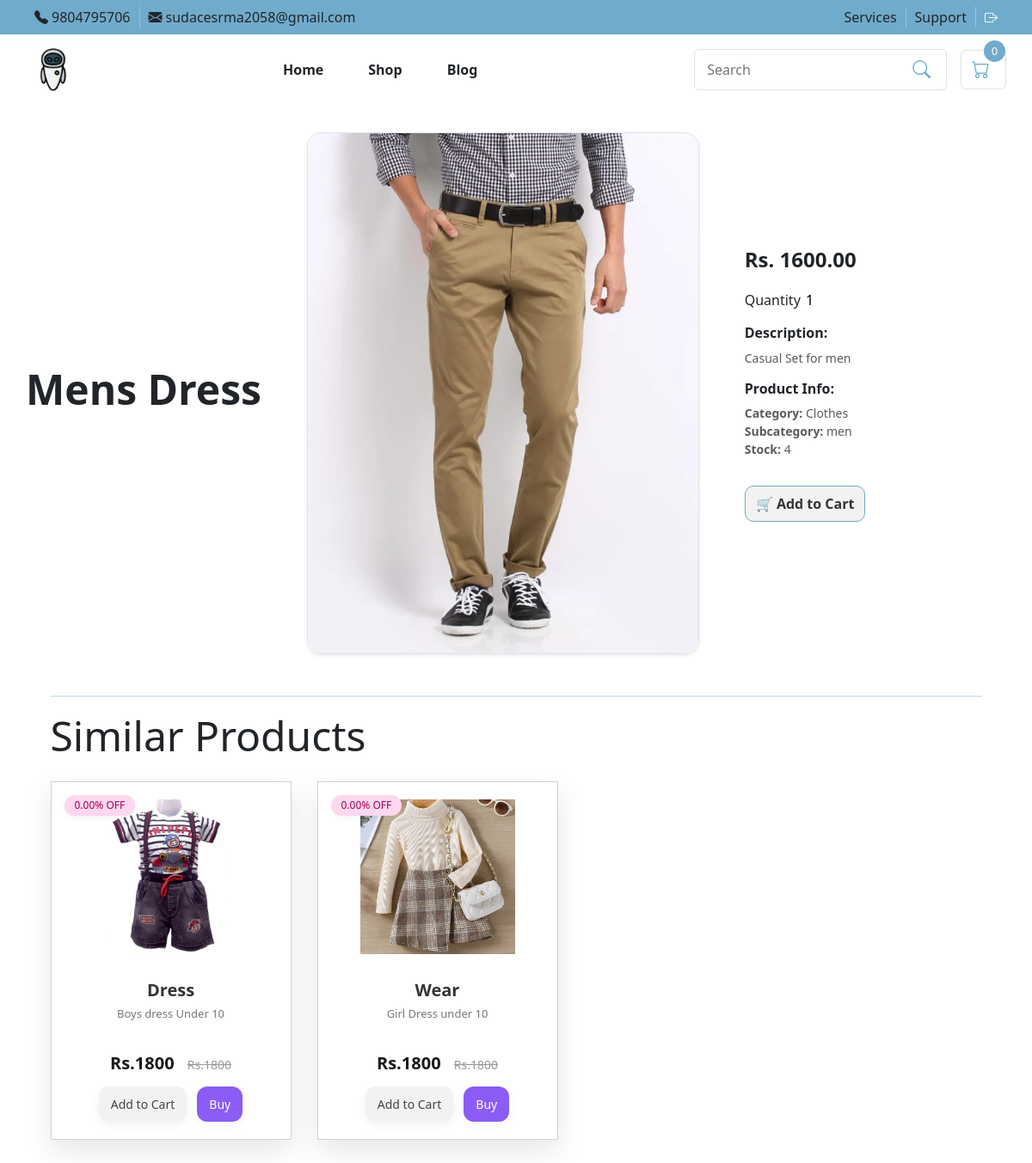
The page /product-detail/4/ on the database its author committed.
### techspot_app/models.py (models this page shows, shortened)
class OtherDetailModel(models.Model):
    sm_link = models.CharField(max_length=200, default="", blank=True)
    email = models.CharField(max_length=200, default="", blank=True)
    phone_number = models.CharField(max_length=200, default="", blank=True)
    address = models.CharField(max_length=200, default="", blank=True)

class HeaderModel(models.Model):
    header_image_left = models.ImageField(upload_to="header/", null=True, blank=True)
    header_image_right = models.ImageField(upload_to="header/", null=True, blank=True)

class ProductModel(models.Model):
    product_category = models.ForeignKey(
        CategoryModel,
        related_name="productcategory",
        on_delete=models.CASCADE,
    )
    product_name = models.CharField(max_length=200, default="")
    product_description = HTMLField()
    product_price = models.DecimalField(max_digits=10, decimal_places=2, default=0)
    product_image = models.ImageField(
        upload_to="productImage/", default="", null=True, blank=True
    )
    pro_sub_category = models.ForeignKey(
        Sub_CategoryModel,
        related_name="productSubCategory",
        on_delete=models.CASCADE,
        null=True,
        blank=True,
    )
    product_stock = models.IntegerField(default=0)
    product_discount = models.DecimalField(max_digits=5, decimal_places=2, default=0)
    created_at = models.DateField(auto_now_add=True)
    updated_on = models.DateField(auto_now=True)
    def get_discount_amount(self):
        return self.product_price - (self.product_price * self.product_discount) / 100

class CategoryModel(models.Model):
    category_icon = models.CharField(max_length=200, default="", blank=True)
    category_name = models.CharField(max_length=200, default="", unique=True)
    category_image = models.ImageField(
        upload_to="category_image/", default="", null=True, blank=True
    )

class Sub_CategoryModel(models.Model):
    sub_category_icon = models.CharField(max_length=200, default="", blank=True)
    sub_category_name = models.CharField(max_length=200, default="", unique=True)
    category = models.ForeignKey(
        CategoryModel, related_name="subcategories", on_delete=models.CASCADE
    )

### techspot_app/views.py (the view)
# urls.py: path("product-detail/<int:id>/",product_itemView_detail, name="product_itemView_detail"),
def product_itemView_detail(request, id):
    product = get_object_or_404(ProductModel, id=id)
    similarproduct = ProductModel.objects.filter(
        product_category=product.product_category
    ).exclude(id=id)
    cart = CartModel.objects.filter(
        user=request.session.get("user_id"), is_paid=False
    ).first()
    product_in_cart = False
    if cart:
        product_in_cart = CartItemModel.objects.filter(
            cart=cart, product=product
        ).exists()
    return render(
        request,
        "content/product_detail.html",
        {
            "product_detailV": product,
            "product_in_cart": product_in_cart,
            "similarproduct": similarproduct,
            "header": HeaderModel.objects.last(),
            "cart_itm": CartItemModel.objects.all(),
        },
    )

### handler/getcartshandler.py (called while the page is built, shortened)
def get_cart_context(request):
    user_id = request.session.get("user_id")
    cart_items, total_items_count, grand_total = [], 0, 0.0
    user = None
    return user, cart_items, total_items_count, grand_total

### techspot_app/context_processors.py (called while the page is built)
def get_common_context(request, products=None, extra_context=None):
    user, cart_items, total_items_count, grand_total = get_cart_context(request)
    context = {
        "categories": CategoryModel.objects.prefetch_related("subcategories").all(),
        "sub_categories": Sub_CategoryModel.objects.all(),
        "images": image_SliderModel.objects.all(),
        "cart_item": cart_items,
        "total_items_count": total_items_count,
        "grand_total": grand_total,
        "header": HeaderModel.objects.last(),
        "otherdetails": OtherDetailModel.objects.last(),
        "advertisement": AdvertisementModel.objects.all(),
        "allcategory": CategoryModel.objects.all(),
    }
    if products:
        context["products"] = products
    if extra_context:
        context.update(extra_context)
    return context

### techspot_app/templates/content/product_detail.html (shortened to what this page needs)
{% extends "base.html" %}
{% load static %}
{% block product_detail %}
<link rel="stylesheet" href="{% static 'CSS/productdetail.css' %}">
<div class="container py-5">
    <div class="productcontain">
        <div class="leftcolumn">
            <h1 class="prd_det_name">{{ product_detailV.product_name }}</h1>
        </div>
        <div class="prodImg">
            {% if product_detailV.product_image %}
                <img src="{{ product_detailV.product_image.url }}"
                     alt="{{ product_detailV.product_name }}"
                     class="img-fluid rounded-4 shadow-sm border" />
            {% else %}
                <img src="{% static 'images/default_image.png' %}"
                     alt="Default Product Image"
                     class="img-fluid rounded-4 shadow-sm border" />
            {% endif %}
        </div>
        <div class="rightcolumn">
            <div class="mb-3">
                {% if product_detailV.product_discount > 0 %}
                    <p class="text-muted mb-1">
                        <del>Rs. {{ product_detailV.product_price }}</del>
                    </p>
                    <p class="fs-4 text-success fw-semibold">
                        Rs. {{ product_detailV.get_discount_amount|floatformat:2 }}
                    </p>
                    <span class="badge bg-warning text-dark">
                        {{ product_detailV.product_discount|floatformat:0 }}% OFF 🎉
                    </span>
                {% else %}
                    <p class="fs-4 fw-semibold text-dark">
                        Rs. {{ product_detailV.product_price }}
                    </p>
                {% endif %}
            </div>
            <form method="POST" action="{% if product_in_cart %} {% url 'update_cart_quantity' product_detailV.id %} {% else %} {% url 'add_to_cart' product_detailV.id %} {% endif %}" class="mb-4">
                <label for="cart_quantity" class="form-label">Quantity</label>
                <input type="number" name="quantity" id="cart_quantity" class="mb-3" value="{{ cart_itm.quantity|default:1 }}" min="1" required />
                <div class="mb-3">
                    <h6 class="fw-bold">Description:</h6>
                    <div class="text-muted small">
                        {{ product_detailV.product_description|safe|truncatechars:100 }}
                    </div>
                </div>
                <div class="mb-3">
                    <h6 class="fw-bold mb-2">Product Info:</h6>
                    <ul class="list-unstyled text-muted small">
                        <li><strong>Category:</strong> {{ product_detailV.product_category.category_name }}</li>
                        {% if product_detailV.pro_sub_category %}
                            <li><strong>Subcategory:</strong> {{ product_detailV.pro_sub_category.sub_category_name }}</li>
                        {% endif %}
                        <li><strong>Stock:</strong> {{ product_detailV.product_stock }}</li>
                    </ul>
                </div>
                <button type="submit" class="buttonUI mt-3">🛒 Add to Cart</button>
            </form>
        </div>
    </div>
    <div class="mt-5">
        {% include "content/similarproduct.html" %}
    </div>
</div>
{% endblock %}

### techspot_app/templates/header/header_top.html (shortened to what this page needs)
{% load static %}
<link rel="stylesheet" href="{% static 'CSS/headertop.css' %}">
<div class="header_top py-2">
    <div class="container">
        <div class="d-flex justify-content-between align-items-center flex-wrap">
            <div class="d-flex align-items-center contact-info">
                <div class="info-item">
                    <i class="bi bi-telephone-fill me-1"></i>{{ otherdetails.phone_number }}
                </div>
                <div class="info-item">
                    <i class="bi bi-envelope-fill me-1"></i>{{ otherdetails.email }}
                </div>
            </div>
            <div class="d-flex align-items-center user-actions">
                <div class="action-item">Services</div>
                <div class="action-item">Support</div>
                <div class="action-item">
                    <span onclick="location.href=`{% url 'userlogout' %}`" class="logoutlink pointcursor">
                        <i class="bi bi-box-arrow-right logouticon"></i>
                    </span>
                </div>
            </div>
        </div>
    </div>
</div>

### techspot_app/templates/content/mainlogo.html
{% load static %}
<link rel="stylesheet" href="{% static 'CSS/mainlogo.css' %}">
<div onclick="location.href=`{% url 'mainpage' %}`" class="pointcursor">
    {% if header.header_image_left and header.header_image_left.url %}
    <img src="{{ header.header_image_left.url }}" alt="Header Image Left" class="logo-img" loading="lazy">
    {% else %}
    <img src="{% static 'images/default_image.png' %}" alt="Default Header Image Left" class="logo-img"
        loading="lazy">
    {% endif %}
</div>

### techspot_app/templates/content/similarproduct.html
{% load static %}
{% block similarproduct%}
<link rel="stylesheet" href="{% static 'CSS/similarproduct.css' %}">
<div class="container similar-products my-4">
    <hr>
    <p class="display-5">Similar Products</p>
    <div class="row">
        <div class="col-lg-12">
            <div class="card-container my-2">
                {% for prodct in similarproduct %}
                <article class="product-card" onclick="location.href=`{% url 'product_itemView_detail' prodct.id %}`">
                    <span class="badge">{{ prodct.product_discount }}% OFF</span>
                    {% if prodct.product_image %}
                    <img src="{{ prodct.product_image.url }}" alt="{{ prodct.product_name }}" class="product-img">
                    {% else %}
                    <img src="{% static 'images/default_image.png' %}" alt="Default image" class="product-img">
                    {% endif %}
                    <div class="card-content">
                        <h3 class="product-title">{{ prodct.product_name }}</h3>
                        <p class="product-description">{{ prodct.product_description }}</p>
                        <p class="price">
                            Rs.{{ prodct.get_discount_amount|floatformat:0 }}
                            <span class="old-price">Rs.{{ prodct.product_price|floatformat:0 }}</span>
                        </p>
                        <div class="button-group">
                            <span onclick="location.href=`{% url 'add_to_cart' prodct.id %}`" class="btn add-cart pointcursor" title="Add to Cart">
                                Add to Cart
                            </span>
                            <button class="btn buy" title="Buy Now">Buy</button>
                        </div>
                    </div>
                </article>
                {% endfor %}
            </div>
        </div>
    </div>
</div>
{% endblock %}

### static/CSS/mainstyle.css (style rules this page uses)
:root { --main-color: #70abcb; --secondary-color: #f1f1f1; --text-color: #333; }
.container { max-width: 95%; padding: 0; }
hr { border: 1px solid var(--main-color); }
.buttonUI { text-align: center; padding: 8px 12px; text-decoration: none; border-radius: 10px; background-color: #f2f2f2; color: var(--text-color); font-weight: 700; border: 1px solid var(--main-color); }
.pointcursor { cursor: pointer; }

### static/CSS/headertop.css (style rules this page uses)
.header_top { background-color: var(--main-color); }
.contact-info .info-item, .user-actions .action-item { padding: 0 10px; border-left: 1px solid rgba(255, 255, 255, 0.3); }
.contact-info .info-item:first-child, .user-actions .action-item:first-child { border-left: none; }
.logoutlink { color: #fff; text-decoration: none; }
.logouticon { font-size: 15px; color: #fff; }

### static/CSS/headernav.css (style rules this page uses)
.logo-img { height: 50px; cursor: pointer; }

### static/CSS/productdetail.css (style rules this page uses)
.productcontain { display: flex; justify-content: space-between; align-items: center; }
.prodImg { max-width: 57vh; }
.prd_det_name { font-size: 3rem; font-weight: bolder; margin-bottom: 10px; }
.leftcolumn { display: flex; flex-direction: column; align-items: flex-start; justify-content: center; }
#cart_quantity { width: 9%; border: none; outline: none; -moz-appearance: textfield; }

### static/CSS/similarproduct.css (style rules this page uses)
.card-container { display: flex; flex-wrap: wrap; gap: 30px; justify-content: start; }
.product-card { background: rgba(255, 255, 255, 0.9); backdrop-filter: blur(10px); width: 280px; border: 1px solid #d2d2d2; box-shadow: 0 12px 30px rgba(0, 0, 0, 0.1); overflow: hidden; position: relative; text-align: center; transition: transform 0.3s ease, box-shadow 0.3s ease; }
.badge { position: absolute; top: 15px; left: 15px; background-color: #ffd7ef; color: #a10057; padding: 6px 12px; font-size: 12px; font-weight: 500; border-radius: 12px; box-shadow: 0 2px 6px rgba(0,0,0,0.05); }
.product-img { width: 100%; max-height: 220px; object-fit: contain; padding: 20px; }
.card-content { padding: 0 20px 20px; }
.product-title { font-size: 20px; font-weight: 900; margin: 10px 0 6px; color: #333; }
.product-description { color: #777; font-size: 13px; min-height: 36px; }
.price { font-size: 20px; font-weight: 700; color: #1a1a1a; margin: 10px 0; }
.old-price { font-size: 14px; font-weight: 400; color: #999; text-decoration: line-through; margin-left: 10px; }
.button-group { display: flex; gap: 12px; justify-content: center; margin-top: 12px; }
.btn { padding: 10px 14px; border: none; border-radius: 12px; cursor: pointer; font-weight: 500; font-size: 14px; transition: 0.3s ease; box-shadow: 0 4px 12px rgba(0,0,0,0.05); }
.add-cart { background-color: #f2f2f2; color: #444; }
.buy { background-color: #8b5cf6; color: #fff; }

### rows shown on the page
OtherDetailModel: phone_number "9804795706", email "sudacesrma2058@gmail.com"
HeaderModel: header_image_left (picture)
ProductModel: product_name "Mens Dress", product_image (picture), product_price "1600.00", product_description "Casual Set for men", product_category.category_name "Clothes", pro_sub_category.sub_category_name "men", product_stock "4"
ProductModel: product_discount "0.00", product_image (picture), product_name "Dress", product_description "Boys dress Under 10", get_discount_amount "1800", product_price "1800"
ProductModel: product_discount "0.00", product_image (picture), product_name "Wear", product_description "Girl Dress under 10", get_discount_amount "1800", product_price "1800"

### other values the page prints
{{ total_items_count|default:"0" }} "0"
